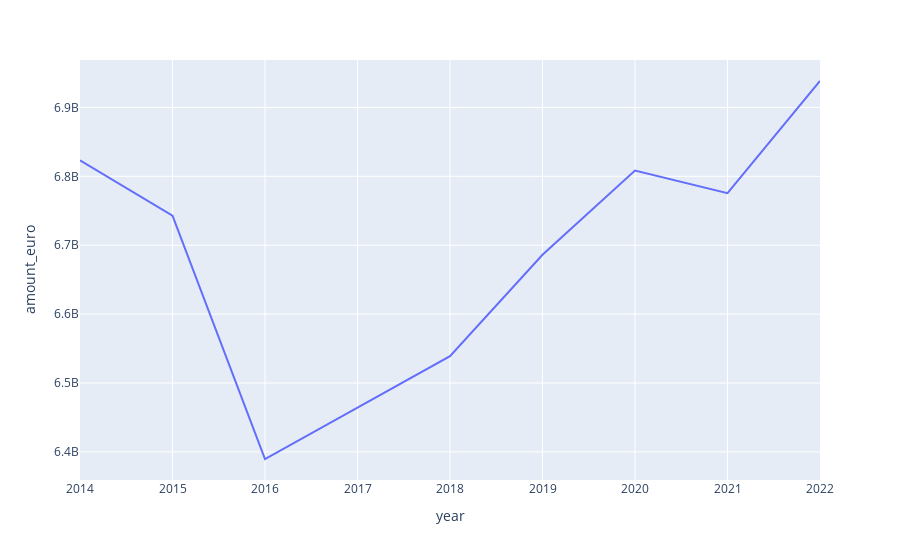

Notebook cell for this chart:
### Code cell
plot_subsidies_per_gdp_per_year(data, clean_gdp_data).show()

### Figure 1 — Plotly figure (JSON) as saved in the notebook; plotly's stock layout.template omitted (floating-point values rounded to 4 significant figures)
{"data": [{"hovertemplate": "year=%{x}<br>amount_euro=%{y}<extra></extra>", "legendgroup": "", "line": {"color": "#636efa", "dash": "solid"}, "marker": {"symbol": "circle"}, "mode": "lines", "name": "", "orientation": "v", "showlegend": false, "type": "scatter", "x": [2014, 2015, 2016, 2018, 2019, 2020, 2021, 2022], "xaxis": "x", "y": [6823073280, 6743068160, 6389691392, 6539055104, 6686080512, 6808507392, 6775587328, 6938402304], "yaxis": "y"}], "layout": {"legend": {"tracegroupgap": 0}, "margin": {"t": 60}, "xaxis": {"anchor": "y", "domain": [0, 1], "title": {"text": "year"}}, "yaxis": {"anchor": "x", "domain": [0, 1], "title": {"text": "amount_euro"}}}}
